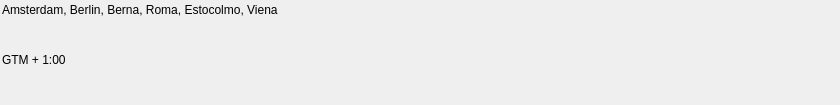
<?xml version="1.0" encoding="UTF-8"?>
<ui version="4.0">
 <class>WizardDateTimeItem</class>
 <widget class="QWidget" name="WizardDateTimeItem">
  <property name="geometry">
   <rect>
    <x>0</x>
    <y>0</y>
    <width>840</width>
    <height>105</height>
   </rect>
  </property>
  <property name="windowTitle">
   <string>Form</string>
  </property>
  <property name="styleSheet">
   <string notr="true" />
  </property>
  <layout class="QHBoxLayout" name="horizontalLayout">
   <property name="spacing">
    <number>0</number>
   </property>
   <property name="margin">
    <number>0</number>
   </property>
   <item>
    <widget class="QWidget" name="WizardDateTimeItemCont" native="true">
     <layout class="QHBoxLayout" name="horizontalLayout_2">
      <property name="spacing">
       <number>0</number>
      </property>
      <property name="margin">
       <number>2</number>
      </property>
      <item>
       <widget class="QWidget" name="DateTimeMenuItemCont" native="true">
        <property name="sizePolicy">
         <sizepolicy hsizetype="Preferred" vsizetype="Expanding">
          <horstretch>0</horstretch>
          <verstretch>0</verstretch>
         </sizepolicy>
        </property>
        <property name="minimumSize">
         <size>
          <width>0</width>
          <height>70</height>
         </size>
        </property>
        <property name="maximumSize">
         <size>
          <width>16777215</width>
          <height>99</height>
         </size>
        </property>
        <layout class="QVBoxLayout" name="verticalLayout">
         <property name="spacing">
          <number>0</number>
         </property>
         <property name="margin">
          <number>0</number>
         </property>
         <item>
          <widget class="QLabel" name="timeZoneCountriesLbl">
           <property name="sizePolicy">
            <sizepolicy hsizetype="Preferred" vsizetype="Expanding">
             <horstretch>0</horstretch>
             <verstretch>0</verstretch>
            </sizepolicy>
           </property>
           <property name="text">
            <string>Amsterdam, Berlin, Berna, Roma, Estocolmo, Viena</string>
           </property>
           <property name="alignment">
            <set>Qt::AlignLeading|Qt::AlignLeft|Qt::AlignTop</set>
           </property>
           <property name="indent">
            <number>0</number>
           </property>
          </widget>
         </item>
         <item>
          <widget class="QLabel" name="gtmLbl">
           <property name="sizePolicy">
            <sizepolicy hsizetype="Preferred" vsizetype="Expanding">
             <horstretch>0</horstretch>
             <verstretch>0</verstretch>
            </sizepolicy>
           </property>
           <property name="text">
            <string>GTM + 1:00</string>
           </property>
           <property name="alignment">
            <set>Qt::AlignLeading|Qt::AlignLeft|Qt::AlignTop</set>
           </property>
           <property name="indent">
            <number>0</number>
           </property>
          </widget>
         </item>
        </layout>
       </widget>
      </item>
      <item>
       <widget class="QLabel" name="checkTimezoneLbl">
        <property name="styleSheet">
         <string notr="true" />
        </property>
        <property name="text">
         <string />
        </property>
       </widget>
      </item>
      <item>
       <spacer name="horizontalSpacer">
        <property name="orientation">
         <enum>Qt::Horizontal</enum>
        </property>
        <property name="sizeType">
         <enum>QSizePolicy::Fixed</enum>
        </property>
        <property name="sizeHint" stdset="0">
         <size>
          <width>21</width>
          <height>28</height>
         </size>
        </property>
       </spacer>
      </item>
     </layout>
    </widget>
   </item>
  </layout>
 </widget>
 <resources />
 <connections />
</ui>
